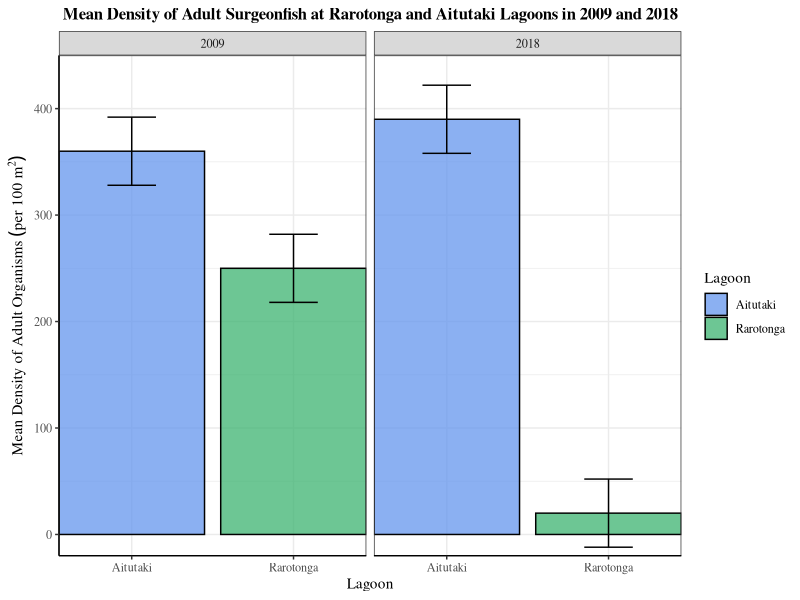
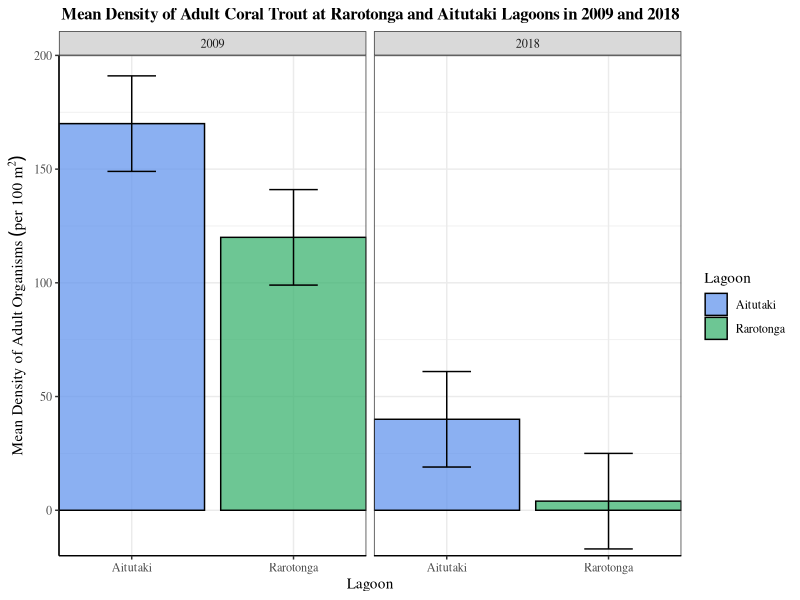
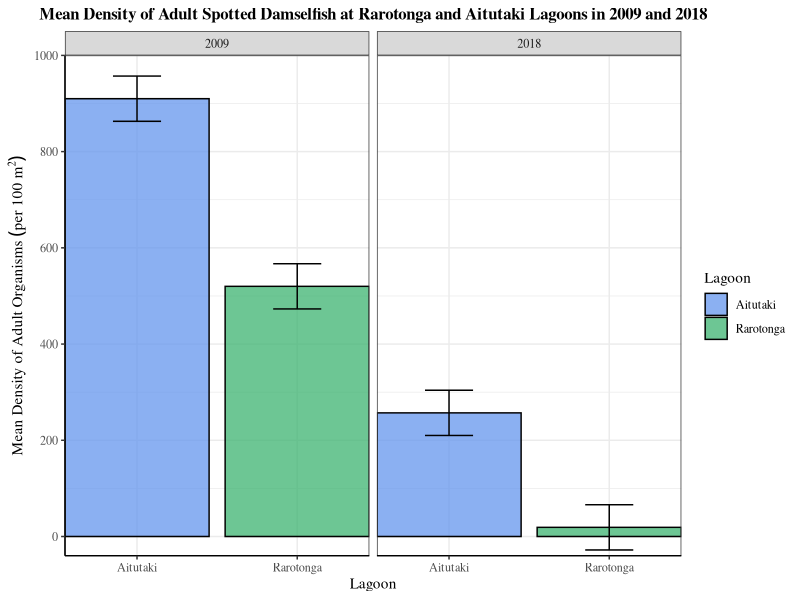
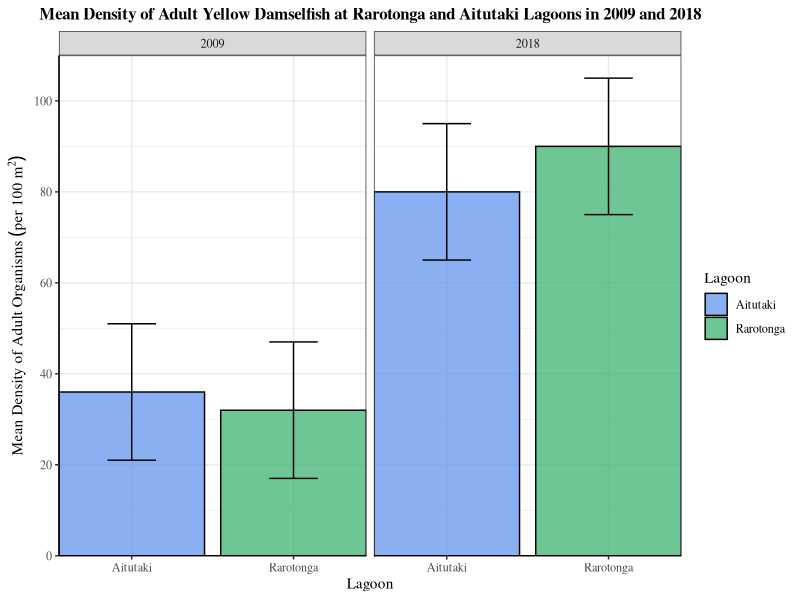
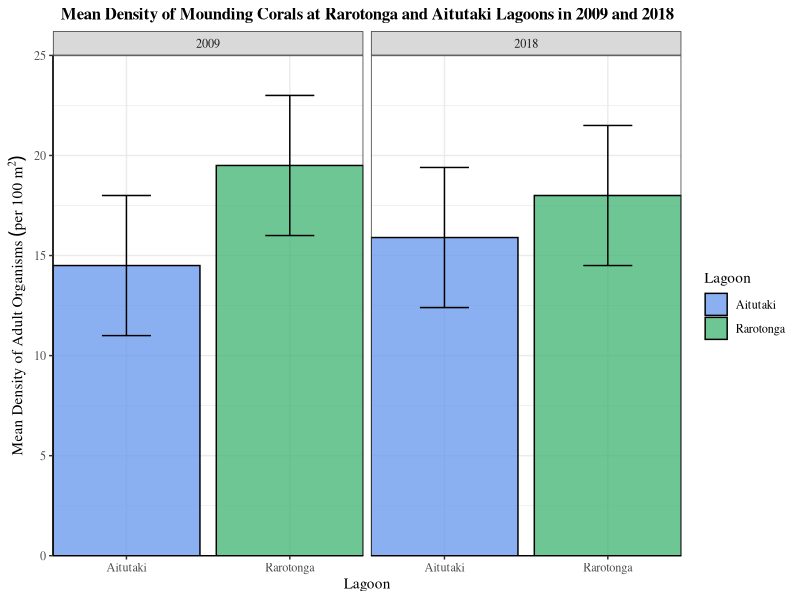
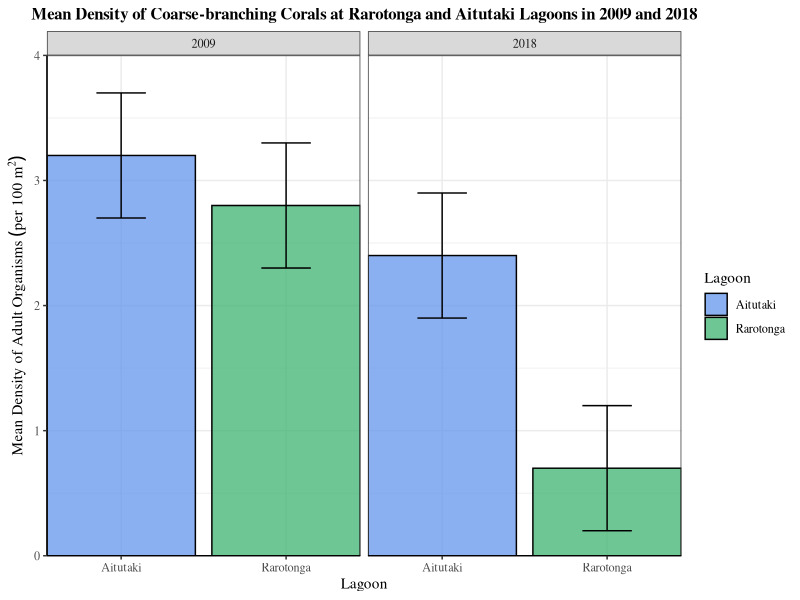
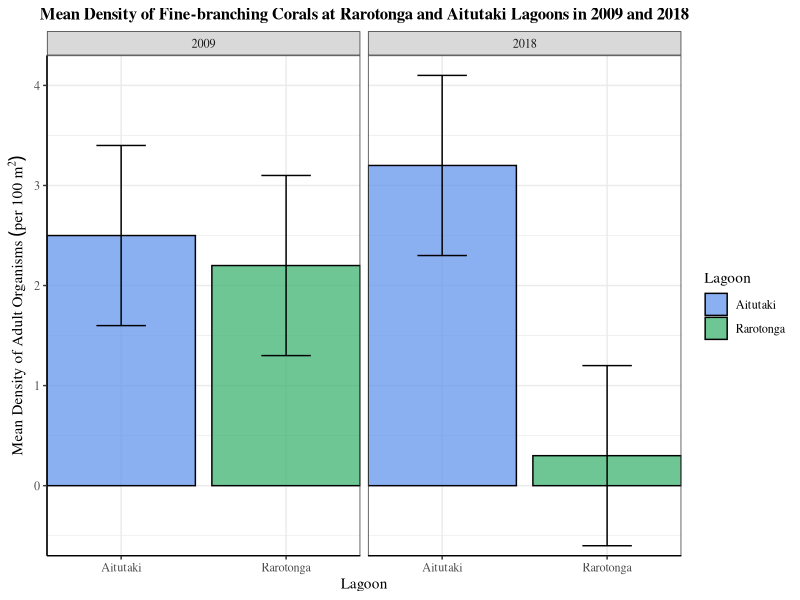
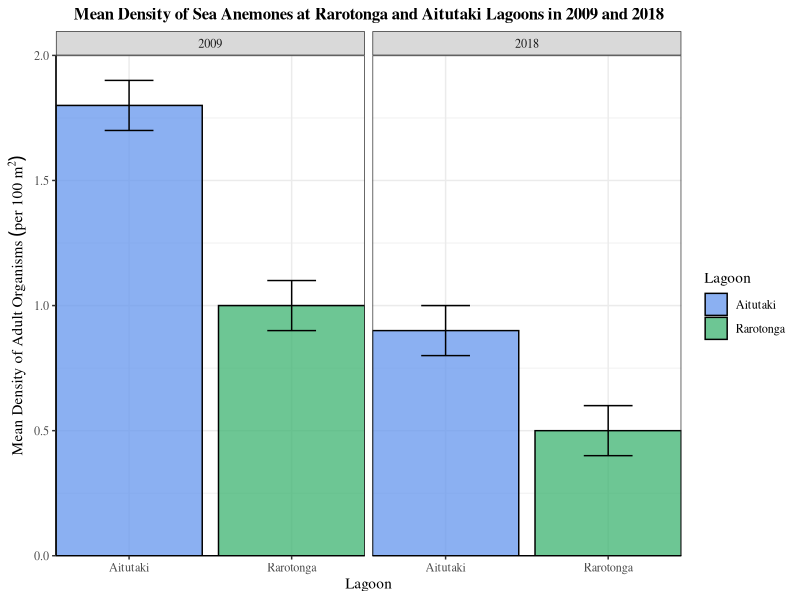

Here is the R script that generated these plots, in order:
## ---- chunk 1
knitr::opts_chunk$set(echo = TRUE)
## ---- chunk 2

# Load necessary packages
library(tidyverse)

## ---- chunk 3

# Read in data
density <- read_csv("density_organisms.csv")
recruited <- read_csv("recruited_fish.csv")

## ---- chunk 4

# Create bar charts for each organism that displays the mean density of the organism (y-axis) at Rarotonga and Aitutaki for 2009 and 2018. Add the 95% confidence intervals to each graph.

# Surgeonfish
surgeonfish <- density %>% 
  filter(organism == "Surgeonfish")

surgeonfish_plot <- ggplot(surgeonfish, aes(x = location, y = density, fill = location)) +
  geom_bar(stat = "identity", color = "black", position = "dodge") +
  geom_errorbar(aes(ymin = density - CI, ymax = density + CI), position = position_dodge(0.9), width = 0.3) +
  facet_wrap(~year) +
  labs(
    x = "Lagoon", 
    y = expression(Mean~Density~of~Adult~Organisms~(per~100~m^2)),
    title = "Mean Density of Adult Surgeonfish at Rarotonga and Aitutaki Lagoons in 2009 and 2018") +
  scale_y_continuous(expand = c(0,0), limits = c(-20,450), breaks = seq(0,400,100)) +
  scale_x_discrete(expand = c(0,0)) +
  scale_fill_manual(name = "Lagoon", breaks = c("Aitutaki", "Rarotonga"), values = alpha(c("cornflowerblue", "mediumseagreen"), 0.75)) +
  theme_bw() +
  theme(text = element_text(family = "serif")) +
  theme(plot.title = element_text(size = 12, hjust = 0.5, face = "bold")) +
  theme(panel.background = element_blank(),
        axis.line = element_line(colour = "black"))

surgeonfish_plot  

# Coral Trout
coraltrout <- density %>% 
  filter(organism == "Coral Trout")

coraltrout_plot <- ggplot(coraltrout, aes(x = location, y = density, fill = location)) +
  geom_bar(stat = "identity", color = "black", position = "dodge") +
  geom_errorbar(aes(ymin = density - CI, ymax = density + CI), position = position_dodge(0.9), width = 0.3) +
  facet_wrap(~year) +
  labs(
    x = "Lagoon", 
    y = expression(Mean~Density~of~Adult~Organisms~(per~100~m^2)),
    title = "Mean Density of Adult Coral Trout at Rarotonga and Aitutaki Lagoons in 2009 and 2018") +
  scale_y_continuous(expand = c(0,0), limits = c(-20,200), breaks = seq(0,200,50)) +
  scale_x_discrete(expand = c(0,0)) +
  scale_fill_manual(name = "Lagoon", breaks = c("Aitutaki", "Rarotonga"), values = alpha(c("cornflowerblue", "mediumseagreen"), 0.75)) +
  theme_bw() +
  theme(text = element_text(family = "serif")) +
  theme(plot.title = element_text(size = 12, hjust = 0.5, face = "bold")) +
  theme(panel.background = element_blank(),
        axis.line = element_line(colour = "black"))

coraltrout_plot

# Spotted Damselfish
spotteddamselfish <- density %>% 
  filter(organism == "Spotted Damselfish")

spotteddamselfish_plot <- ggplot(spotteddamselfish, aes(x = location, y = density, fill = location)) +
  geom_bar(stat = "identity", color = "black", position = "dodge") +
  geom_errorbar(aes(ymin = density - CI, ymax = density + CI), position = position_dodge(0.9), width = 0.3) +
  facet_wrap(~year) +
  labs(
    x = "Lagoon", 
    y = expression(Mean~Density~of~Adult~Organisms~(per~100~m^2)),
    title = "Mean Density of Adult Spotted Damselfish at Rarotonga and Aitutaki Lagoons in 2009 and 2018") +
  scale_y_continuous(expand = c(0,0), limits = c(-40,1000), breaks = seq(0,1000,200)) +
  scale_x_discrete(expand = c(0,0)) +
  scale_fill_manual(name = "Lagoon", breaks = c("Aitutaki", "Rarotonga"), values = alpha(c("cornflowerblue", "mediumseagreen"), 0.75)) +
  theme_bw() +
  theme(text = element_text(family = "serif")) +
  theme(plot.title = element_text(size = 12, hjust = 0.5, face = "bold")) +
  theme(panel.background = element_blank(),
        axis.line = element_line(colour = "black"))

spotteddamselfish_plot

# Yellow Damselfish
yellowdamselfish <- density %>% 
  filter(organism == "Yellow Damselfish")

yellowdamselfish_plot <- ggplot(yellowdamselfish, aes(x = location, y = density, fill = location)) +
  geom_bar(stat = "identity", color = "black", position = "dodge") +
  geom_errorbar(aes(ymin = density - CI, ymax = density + CI), position = position_dodge(0.9), width = 0.3) +
  facet_wrap(~year) +
  labs(
    x = "Lagoon", 
    y = expression(Mean~Density~of~Adult~Organisms~(per~100~m^2)),
    title = "Mean Density of Adult Yellow Damselfish at Rarotonga and Aitutaki Lagoons in 2009 and 2018") +
  scale_y_continuous(expand = c(0,0), limits = c(0,110), breaks = seq(0,100,20)) +
  scale_x_discrete(expand = c(0,0)) +
  scale_fill_manual(name = "Lagoon", breaks = c("Aitutaki", "Rarotonga"), values = alpha(c("cornflowerblue", "mediumseagreen"), 0.75)) +
  theme_bw() +
  theme(text = element_text(family = "serif")) +
  theme(plot.title = element_text(size = 12, hjust = 0.5, face = "bold")) +
  theme(panel.background = element_blank(),
        axis.line = element_line(colour = "black"))

yellowdamselfish_plot

# Mounding Corals
moundingcoral <- density %>% 
  filter(organism == "Mounding Corals")

moundingcoral_plot <- ggplot(moundingcoral, aes(x = location, y = density, fill = location)) +
  geom_bar(stat = "identity", color = "black", position = "dodge") +
  geom_errorbar(aes(ymin = density - CI, ymax = density + CI), position = position_dodge(0.9), width = 0.3) +
  facet_wrap(~year) +
  labs(
    x = "Lagoon", 
    y = expression(Mean~Density~of~Adult~Organisms~(per~100~m^2)),
    title = "Mean Density of Mounding Corals at Rarotonga and Aitutaki Lagoons in 2009 and 2018") +
  scale_y_continuous(expand = c(0,0), limits = c(0,25), breaks = seq(0,25,5)) +
  scale_x_discrete(expand = c(0,0)) +
  scale_fill_manual(name = "Lagoon", breaks = c("Aitutaki", "Rarotonga"), values = alpha(c("cornflowerblue", "mediumseagreen"), 0.75)) +
  theme_bw() +
  theme(text = element_text(family = "serif")) +
  theme(plot.title = element_text(size = 12, hjust = 0.5, face = "bold")) +
  theme(panel.background = element_blank(),
        axis.line = element_line(colour = "black"))

moundingcoral_plot

# Coarse-branching Corals
coarsecoral <- density %>% 
  filter(organism == "Coarse-branching Corals")

coarsecoral_plot <- ggplot(coarsecoral, aes(x = location, y = density, fill = location)) +
  geom_bar(stat = "identity", color = "black", position = "dodge") +
  geom_errorbar(aes(ymin = density - CI, ymax = density + CI), position = position_dodge(0.9), width = 0.3) +
  facet_wrap(~year) +
  labs(
    x = "Lagoon", 
    y = expression(Mean~Density~of~Adult~Organisms~(per~100~m^2)),
    title = "Mean Density of Coarse-branching Corals at Rarotonga and Aitutaki Lagoons in 2009 and 2018") +
  scale_y_continuous(expand = c(0,0), limits = c(0,4), breaks = seq(0,4,1)) +
  scale_x_discrete(expand = c(0,0)) +
  scale_fill_manual(name = "Lagoon", breaks = c("Aitutaki", "Rarotonga"), values = alpha(c("cornflowerblue", "mediumseagreen"), 0.75)) +
  theme_bw() +
  theme(text = element_text(family = "serif")) +
  theme(plot.title = element_text(size = 12, hjust = 0.5, face = "bold")) +
  theme(panel.background = element_blank(),
        axis.line = element_line(colour = "black"))

coarsecoral_plot

# Fine-branching Corals
finecoral <- density %>% 
  filter(organism == "Fine-branching Corals")

finecoral_plot <- ggplot(finecoral, aes(x = location, y = density, fill = location)) +
  geom_bar(stat = "identity", color = "black", position = "dodge") +
  geom_errorbar(aes(ymin = density - CI, ymax = density + CI), position = position_dodge(0.9), width = 0.3) +
  facet_wrap(~year) +
  labs(
    x = "Lagoon", 
    y = expression(Mean~Density~of~Adult~Organisms~(per~100~m^2)),
    title = "Mean Density of Fine-branching Corals at Rarotonga and Aitutaki Lagoons in 2009 and 2018") +
  scale_y_continuous(expand = c(0,0), limits = c(-0.7,4.3), breaks = seq(0,4,1)) +
  scale_x_discrete(expand = c(0,0)) +
  scale_fill_manual(name = "Lagoon", breaks = c("Aitutaki", "Rarotonga"), values = alpha(c("cornflowerblue", "mediumseagreen"), 0.75)) +
  theme_bw() +
  theme(text = element_text(family = "serif")) +
  theme(plot.title = element_text(size = 12, hjust = 0.5, face = "bold")) +
  theme(panel.background = element_blank(),
        axis.line = element_line(colour = "black"))

finecoral_plot

# Sea Anemones
anemone <- density %>% 
  filter(organism == "Sea Anemones")

anemone_plot <- ggplot(anemone, aes(x = location, y = density, fill = location)) +
  geom_bar(stat = "identity", color = "black", position = "dodge") +
  geom_errorbar(aes(ymin = density - CI, ymax = density + CI), position = position_dodge(0.9), width = 0.3) +
  facet_wrap(~year) +
  labs(
    x = "Lagoon", 
    y = expression(Mean~Density~of~Adult~Organisms~(per~100~m^2)),
    title = "Mean Density of Sea Anemones at Rarotonga and Aitutaki Lagoons in 2009 and 2018") +
  scale_y_continuous(expand = c(0,0), limits = c(0,2), breaks = seq(0,2,0.5)) +
  scale_x_discrete(expand = c(0,0)) +
  scale_fill_manual(name = "Lagoon", breaks = c("Aitutaki", "Rarotonga"), values = alpha(c("cornflowerblue", "mediumseagreen"), 0.75)) +
  theme_bw() +
  theme(text = element_text(family = "serif")) +
  theme(plot.title = element_text(size = 12, hjust = 0.5, face = "bold")) +
  theme(panel.background = element_blank(),
        axis.line = element_line(colour = "black"))

anemone_plot

# Algae
algae <- density %>% 
  filter(organism == "Algae")

algae_plot <- ggplot(algae, aes(x = location, y = density, fill = location)) +
  geom_bar(stat = "identity", color = "black", position = "dodge") +
  geom_errorbar(aes(ymin = density - CI, ymax = density + CI), position = position_dodge(0.9), width = 0.3) +
  facet_wrap(~year) +
  labs(
    x = "Lagoon", 
    y = expression(Mean~Density~of~Adult~Organisms~(per~100~m^2)),
    title = "Mean Density of Algae at Rarotonga and Aitutaki Lagoons in 2009 and 2018") +
  scale_y_continuous(expand = c(0,0), limits = c(-0.5,6.5), breaks = seq(0,6,2)) +
  scale_x_discrete(expand = c(0,0)) +
  scale_fill_manual(name = "Lagoon", breaks = c("Aitutaki", "Rarotonga"), values = alpha(c("cornflowerblue", "mediumseagreen"), 0.75)) +
  theme_bw() +
  theme(text = element_text(family = "serif")) +
  theme(plot.title = element_text(size = 12, hjust = 0.5, face = "bold")) +
  theme(panel.background = element_blank(),
        axis.line = element_line(colour = "black"))

algae_plot

## ---- chunk 5

# Create bar charts for each recruit (young) of each fish species that displays the mean density of the organism (y-axis) at Rarotonga and Aitutaki for 2009 and 2018. Add the 95% confidence intervals to each graph.

# Surgeonfish
surgeonfish_recruit <- recruited %>% 
  filter(fish == "Surgeonfish") %>% 
  filter(number != 0)

surgeonfish_recruit_plot <- ggplot(surgeonfish_recruit, aes(x = location, y = number, fill = location)) +
  geom_bar(stat = "identity", color = "black", position = "dodge") +
  geom_errorbar(aes(ymin = number - CI, ymax = number + CI), position = position_dodge(0.9), width = 0.3) +
  facet_wrap(~year) +
  labs(
    x = "Lagoon", 
    y = expression(Mean~Density~of~Fish~Recruits~(per~1~m^2~of~microhabitat)),
    title = "Mean Density of Recruited Surgeonfish at Rarotonga and Aitutaki Lagoons in 2009 and 2018") +
  scale_y_continuous(expand = c(0,0), limits = c(0,45), breaks = seq(0,45,10)) +
  scale_x_discrete(expand = c(0,0)) +
  scale_fill_manual(name = "Lagoon", breaks = c("Aitutaki", "Rarotonga"), values = alpha(c("cornflowerblue", "mediumseagreen"), 0.75)) +
  theme_bw() +
  theme(text = element_text(family = "serif")) +
  theme(plot.title = element_text(size = 12, hjust = 0.5, face = "bold")) +
  theme(panel.background = element_blank(),
        axis.line = element_line(colour = "black"))

surgeonfish_recruit_plot  

# Coral Trout
coraltrout_recruit <- recruited %>% 
  filter(fish == "Coral Trout") %>% 
  filter(number != 0)

coraltrout_recruit_plot <- ggplot(coraltrout_recruit, aes(x = location, y = number, fill = location)) +
  geom_bar(stat = "identity", color = "black", position = "dodge") +
  geom_errorbar(aes(ymin = number - CI, ymax = number + CI), position = position_dodge(0.9), width = 0.3) +
  facet_wrap(~year) +
  labs(
    x = "Lagoon", 
    y = expression(Mean~Density~of~Fish~Recruits~(per~1~m^2~of~microhabitat)),
    title = "Mean Density of Recruited Coral Trout at Rarotonga and Aitutaki Lagoons in 2009 and 2018") +
  scale_y_continuous(expand = c(0,0), limits = c(-1.6,15), breaks = seq(0,15,5)) +
  scale_x_discrete(expand = c(0,0)) +
  scale_fill_manual(name = "Lagoon", breaks = c("Aitutaki", "Rarotonga"), values = alpha(c("cornflowerblue", "mediumseagreen"), 0.75)) +
  theme_bw() +
  theme(text = element_text(family = "serif")) +
  theme(plot.title = element_text(size = 12, hjust = 0.5, face = "bold")) +
  theme(panel.background = element_blank(),
        axis.line = element_line(colour = "black"))

coraltrout_recruit_plot  

# Spotted Damselfish
spotted_recruit <- recruited %>% 
  filter(fish == "Spotted Damselfish") %>% 
  filter(number != 0)

spotted_recruit_plot <- ggplot(spotted_recruit, aes(x = location, y = number, fill = location)) +
  geom_bar(stat = "identity", color = "black", position = "dodge") +
  geom_errorbar(aes(ymin = number - CI, ymax = number + CI), position = position_dodge(0.9), width = 0.3) +
  facet_wrap(~year) +
  labs(
    x = "Lagoon", 
    y = expression(Mean~Density~of~Fish~Recruits~(per~1~m^2~of~microhabitat)),
    title = "Mean Density of Recruited Spotted Damselfish at Rarotonga and Aitutaki Lagoons in 2009 and 2018") +
  scale_y_continuous(expand = c(0,0), limits = c(0,21), breaks = seq(0,20,5)) +
  scale_x_discrete(expand = c(0,0)) +
  scale_fill_manual(name = "Lagoon", breaks = c("Aitutaki", "Rarotonga"), values = alpha(c("cornflowerblue", "mediumseagreen"), 0.75)) +
  theme_bw() +
  theme(text = element_text(family = "serif")) +
  theme(plot.title = element_text(size = 12, hjust = 0.5, face = "bold")) +
  theme(panel.background = element_blank(),
        axis.line = element_line(colour = "black"))

spotted_recruit_plot 

# Yellow Damselfish
yellow_recruit <- recruited %>% 
  filter(fish == "Yellow Damselfish") %>% 
  filter(number != 0)

yellow_recruit_plot <- ggplot(yellow_recruit, aes(x = location, y = number, fill = location)) +
  geom_bar(stat = "identity", color = "black", position = "dodge") +
  geom_errorbar(aes(ymin = number - CI, ymax = number + CI), position = position_dodge(0.9), width = 0.3) +
  facet_wrap(~year) +
  labs(
    x = "Lagoon", 
    y = expression(Mean~Density~of~Fish~Recruits~(per~1~m^2~of~microhabitat)),
    title = "Mean Density of Recruited Yellow Damselfish at Rarotonga and Aitutaki Lagoons in 2009 and 2018") +
  scale_y_continuous(expand = c(0,0), limits = c(0,52), breaks = seq(0,50,10)) +
  scale_x_discrete(expand = c(0,0)) +
  scale_fill_manual(name = "Lagoon", breaks = c("Aitutaki", "Rarotonga"), values = alpha(c("cornflowerblue", "mediumseagreen"), 0.75)) +
  theme_bw() +
  theme(text = element_text(family = "serif")) +
  theme(plot.title = element_text(size = 12, hjust = 0.5, face = "bold")) +
  theme(panel.background = element_blank(),
        axis.line = element_line(colour = "black"))

yellow_recruit_plot 

## ---- chunk 6

# Multiply number of fish recruits per 1 m2 of microhabitat by the density of "other organisms" (microhabitat) per 100 m2 of reef area to get the density of fish recruits per 100 m2 of reef area

# Surgeonfish (microhabitat = Fine-branching Coral)
finecoral

# Coral Trout (microhabitat = Coarse-branching Coral)
coarsecoral

# Spotted Damselfish (microhabitat = Sea Anemones)
anemone

# Yellow Damselfish (microhabitat = Mounding Coral)
moundingcoral


